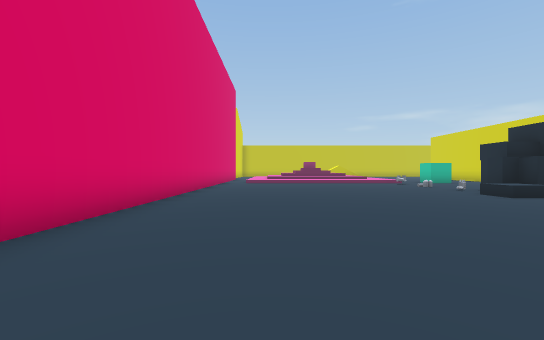
[1] (above)

18 first-person views from a walk through a scene from a Unity 3-D project. The camera is 1.3 m above the floor, looks level and sees 90° across. The floor is counted in squares, 2 m on a side. Each view is taken from the middle of a square. On the plan, view 1 faces up. The plan holds only what a view shows up to about 9 squares ahead; the rest is blank. The place goes on beyond the plan. The player is left out. Some animated figures are not drawn. Some surface patterns are stand-ins.

[2]
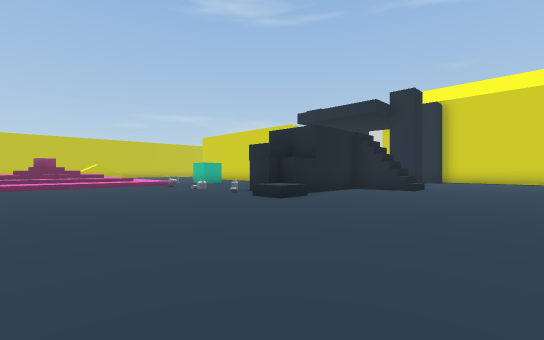

[3]
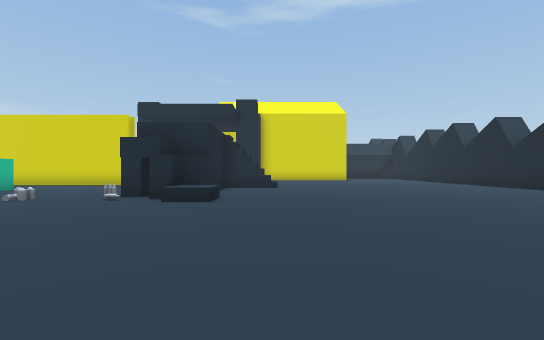

[4]
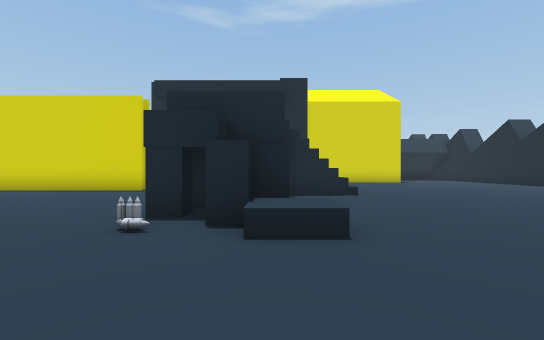

[5]
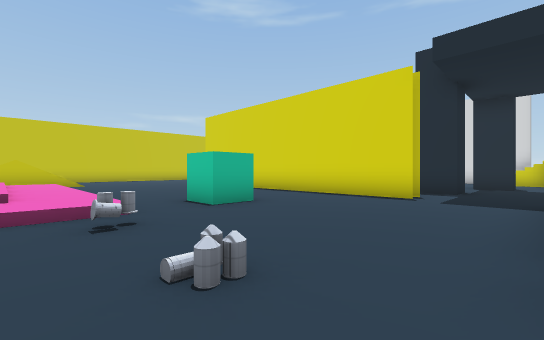

[6]
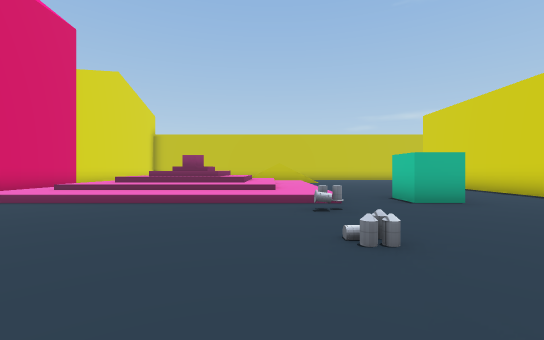

[7]
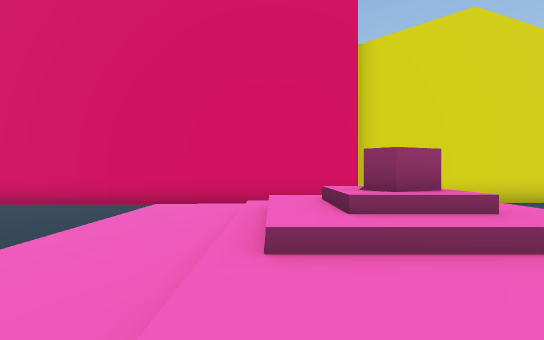

[8]
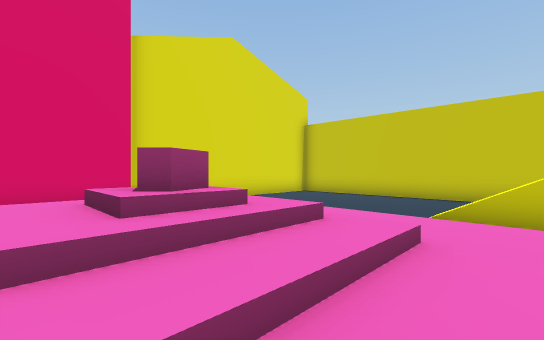

[9]
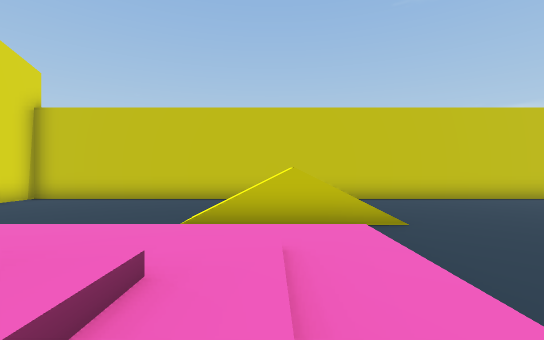

[10]
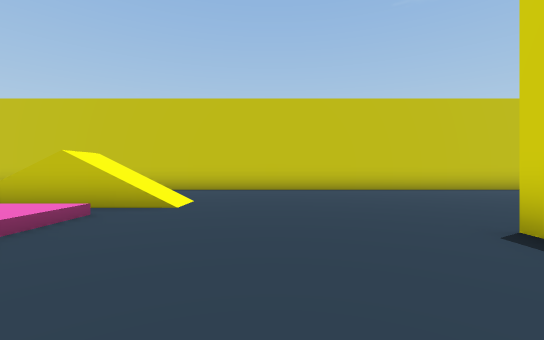

[11]
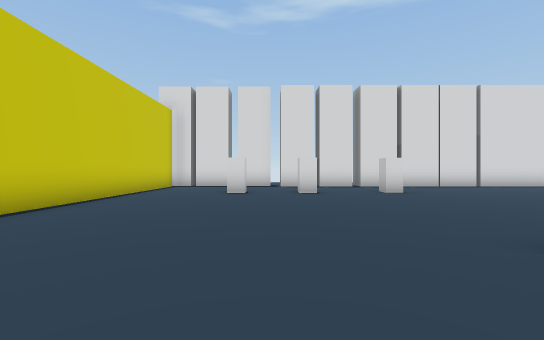

[12]
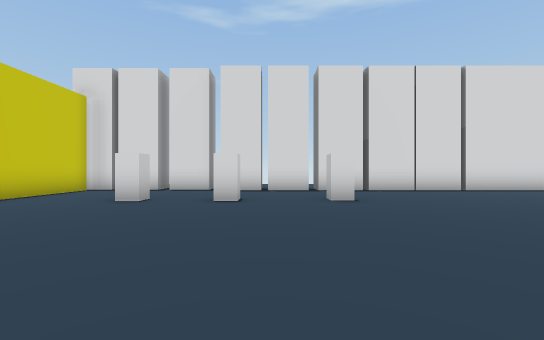

[13]
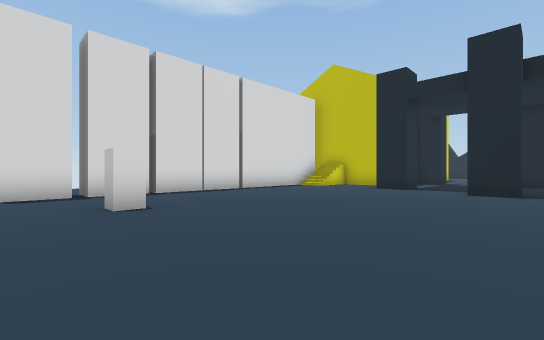

[14]
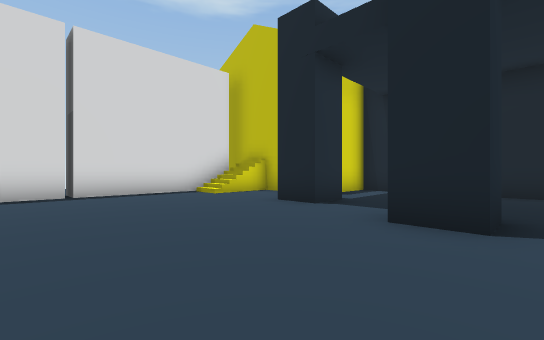

[15]
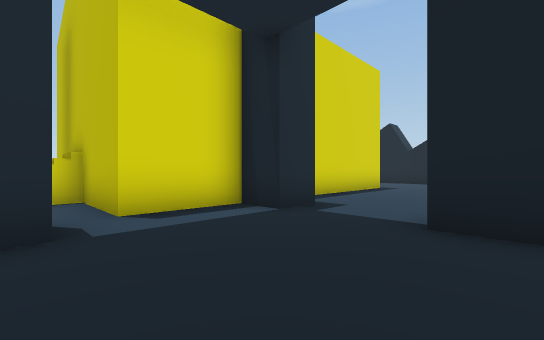

[16]
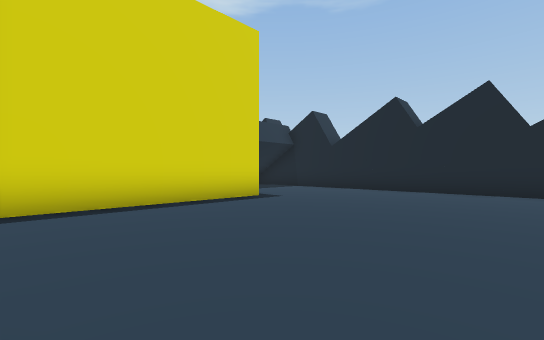

[17]
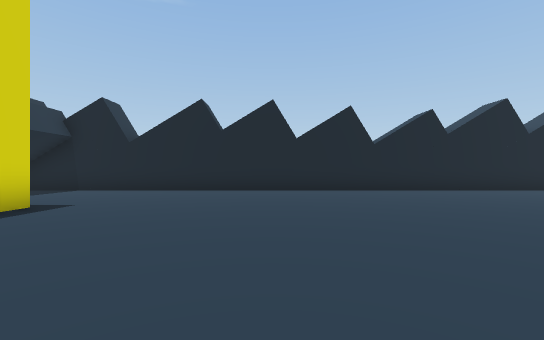

[18]
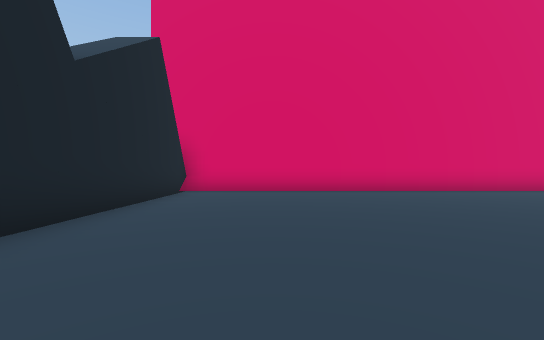

### Floor plan
Key: @ floor where view 1 was taken; # wall or solid block; . main floor; : floor 0.25 m higher than the main floor; + floor 0.5 m higher than the main floor; * floor 1.25 m higher than the main floor; % floor 2 m higher than the main floor; & floor 4 m higher than the main floor; / step, stairs or slope; P pillar; O other object.
Columns run from 3 left of view 1 to 23 right of it. Each row starts with its distance up from view 1.
 26 O########################
 25 O......  ...............#
 24 O......   ..............#
 23 O....................P..#
 22 O  ....////.............#
 21 O   //////...........P..#
 20 O    ////:..............#
 19 O     ////.....#.....P..#
 18 O    *////.... #........#
 17 #   /O////...  #........#
 16 #  ///////... .#........#
 15 # /+//////.....#........#
 14 # ://////:.O...#........#
 13 #..............#........#
 12 #........O.....#........#
 11 #................#...../#
 10 #...................#../#
  9 #........O#////........%OOO
  8 #.........P/    .....OOO
  7 #........PP& #  .....O
  6 #............#  #...#
  5 #............//......O
  4 #....................O
  3 #....................O
  2 #....................O
  1 #....................O
  0 #..@..................
 -1 #......................
 -2 #......................
 -3 #.......................
 -4 #########################

Positions as (right, up) in squares from view 1, and headings:
1: (0, 0), facing up
2: (1, 2), facing up-right
3: (0, 5), facing right
4: (3, 7), facing right
5: (5, 9), facing up-right
6: (5, 8), facing up
7: (5, 16), facing left
8: (5, 16), facing up-left
9: (5, 17), facing up
10: (9, 17), facing up
11: (10, 22), facing right
12: (12, 20), facing right
13: (13, 20), facing down-right
14: (13, 15), facing down-right
15: (13, 10), facing down-right
16: (12, 5), facing down-right
17: (13, 5), facing down
18: (6, -1), facing left
